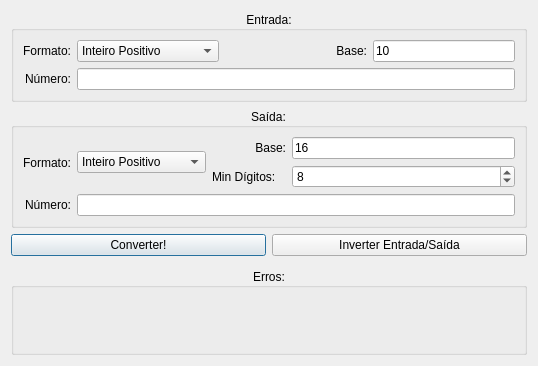
<?xml version="1.0" encoding="UTF-8"?>
<ui version="4.0">
 <class>BaseConversorDialog</class>
 <widget class="QDialog" name="BaseConversorDialog">
  <property name="geometry">
   <rect>
    <x>0</x>
    <y>0</y>
    <width>538</width>
    <height>366</height>
   </rect>
  </property>
  <property name="windowTitle">
   <string>Conversor de Base</string>
  </property>
  <layout class="QGridLayout" name="gridLayout_2">
   <item row="0" column="0">
    <layout class="QVBoxLayout" name="verticalLayout">
     <property name="bottomMargin">
      <number>0</number>
     </property>
     <item>
      <widget class="QGroupBox" name="groupBox_2">
       <property name="title">
        <string>Entrada:</string>
       </property>
       <property name="alignment">
        <set>Qt::AlignCenter</set>
       </property>
       <layout class="QGridLayout" name="gridLayout_5">
        <item row="0" column="0">
         <layout class="QGridLayout" name="gridLayout_4">
          <item row="0" column="3">
           <widget class="QComboBox" name="inputType">
            <property name="enabled">
             <bool>true</bool>
            </property>
            <item>
             <property name="text">
              <string>Inteiro Positivo</string>
             </property>
            </item>
            <item>
             <property name="text">
              <string>Sinal Magnitude</string>
             </property>
            </item>
            <item>
             <property name="text">
              <string>Complemento B-1</string>
             </property>
            </item>
            <item>
             <property name="text">
              <string>Complemento B</string>
             </property>
            </item>
           </widget>
          </item>
          <item row="0" column="5">
           <widget class="QLineEdit" name="lineEditInputBase">
            <property name="sizePolicy">
             <sizepolicy hsizetype="Preferred" vsizetype="Fixed">
              <horstretch>0</horstretch>
              <verstretch>0</verstretch>
             </sizepolicy>
            </property>
            <property name="text">
             <string>10</string>
            </property>
           </widget>
          </item>
          <item row="0" column="4">
           <widget class="QLabel" name="label">
            <property name="text">
             <string>Base:</string>
            </property>
            <property name="alignment">
             <set>Qt::AlignRight|Qt::AlignTrailing|Qt::AlignVCenter</set>
            </property>
           </widget>
          </item>
          <item row="0" column="2">
           <widget class="QLabel" name="baseTypeInput">
            <property name="sizePolicy">
             <sizepolicy hsizetype="Maximum" vsizetype="Preferred">
              <horstretch>0</horstretch>
              <verstretch>0</verstretch>
             </sizepolicy>
            </property>
            <property name="text">
             <string>Formato:</string>
            </property>
            <property name="alignment">
             <set>Qt::AlignRight|Qt::AlignTrailing|Qt::AlignVCenter</set>
            </property>
           </widget>
          </item>
          <item row="2" column="2">
           <widget class="QLabel" name="label_3">
            <property name="sizePolicy">
             <sizepolicy hsizetype="Preferred" vsizetype="Preferred">
              <horstretch>0</horstretch>
              <verstretch>0</verstretch>
             </sizepolicy>
            </property>
            <property name="text">
             <string>Número:</string>
            </property>
            <property name="alignment">
             <set>Qt::AlignRight|Qt::AlignTrailing|Qt::AlignVCenter</set>
            </property>
           </widget>
          </item>
          <item row="2" column="3" colspan="3">
           <widget class="QLineEdit" name="lineEditInputValor"/>
          </item>
         </layout>
        </item>
       </layout>
      </widget>
     </item>
     <item>
      <widget class="QGroupBox" name="groupBox_3">
       <property name="autoFillBackground">
        <bool>false</bool>
       </property>
       <property name="styleSheet">
        <string notr="true"/>
       </property>
       <property name="title">
        <string>Saída:</string>
       </property>
       <property name="alignment">
        <set>Qt::AlignCenter</set>
       </property>
       <property name="flat">
        <bool>false</bool>
       </property>
       <layout class="QGridLayout" name="gridLayout_7">
        <item row="1" column="0">
         <layout class="QGridLayout" name="gridLayout_6">
          <property name="bottomMargin">
           <number>0</number>
          </property>
          <item row="2" column="1" colspan="5">
           <widget class="QLineEdit" name="lineEditOutputValor">
            <property name="readOnly">
             <bool>true</bool>
            </property>
           </widget>
          </item>
          <item row="0" column="2">
           <widget class="QLabel" name="label_2">
            <property name="sizePolicy">
             <sizepolicy hsizetype="Preferred" vsizetype="Preferred">
              <horstretch>0</horstretch>
              <verstretch>0</verstretch>
             </sizepolicy>
            </property>
            <property name="text">
             <string>Base:</string>
            </property>
            <property name="alignment">
             <set>Qt::AlignRight|Qt::AlignTrailing|Qt::AlignVCenter</set>
            </property>
           </widget>
          </item>
          <item row="2" column="0">
           <widget class="QLabel" name="label_4">
            <property name="sizePolicy">
             <sizepolicy hsizetype="Minimum" vsizetype="Preferred">
              <horstretch>0</horstretch>
              <verstretch>0</verstretch>
             </sizepolicy>
            </property>
            <property name="text">
             <string>Número:</string>
            </property>
            <property name="alignment">
             <set>Qt::AlignRight|Qt::AlignTrailing|Qt::AlignVCenter</set>
            </property>
           </widget>
          </item>
          <item row="1" column="2">
           <widget class="QLabel" name="label_5">
            <property name="text">
             <string>Min Dígitos:</string>
            </property>
           </widget>
          </item>
          <item row="0" column="3" colspan="3">
           <widget class="QLineEdit" name="lineEditOutputBase">
            <property name="sizePolicy">
             <sizepolicy hsizetype="Preferred" vsizetype="Fixed">
              <horstretch>0</horstretch>
              <verstretch>0</verstretch>
             </sizepolicy>
            </property>
            <property name="text">
             <string>16</string>
            </property>
           </widget>
          </item>
          <item row="1" column="3" colspan="3">
           <widget class="QSpinBox" name="minDigits">
            <property name="minimum">
             <number>1</number>
            </property>
            <property name="maximum">
             <number>64</number>
            </property>
            <property name="value">
             <number>8</number>
            </property>
           </widget>
          </item>
          <item row="0" column="1" rowspan="2">
           <widget class="QComboBox" name="outputType">
            <item>
             <property name="text">
              <string>Inteiro Positivo</string>
             </property>
            </item>
            <item>
             <property name="text">
              <string>Sinal Magnitude</string>
             </property>
            </item>
            <item>
             <property name="text">
              <string>Complemento B-1</string>
             </property>
            </item>
            <item>
             <property name="text">
              <string>Complemento B</string>
             </property>
            </item>
           </widget>
          </item>
          <item row="0" column="0" rowspan="2">
           <widget class="QLabel" name="baseTypeOutput">
            <property name="sizePolicy">
             <sizepolicy hsizetype="Maximum" vsizetype="Preferred">
              <horstretch>0</horstretch>
              <verstretch>0</verstretch>
             </sizepolicy>
            </property>
            <property name="text">
             <string>Formato:</string>
            </property>
            <property name="alignment">
             <set>Qt::AlignRight|Qt::AlignTrailing|Qt::AlignVCenter</set>
            </property>
           </widget>
          </item>
         </layout>
        </item>
       </layout>
      </widget>
     </item>
     <item>
      <layout class="QHBoxLayout" name="horizontalLayout">
       <property name="bottomMargin">
        <number>6</number>
       </property>
       <item>
        <widget class="QPushButton" name="convertButton">
         <property name="text">
          <string>Converter!</string>
         </property>
        </widget>
       </item>
       <item>
        <widget class="QPushButton" name="invertButton">
         <property name="text">
          <string>Inverter Entrada/Saída</string>
         </property>
        </widget>
       </item>
      </layout>
     </item>
     <item>
      <widget class="QGroupBox" name="groupBox">
       <property name="title">
        <string>Erros:</string>
       </property>
       <property name="alignment">
        <set>Qt::AlignCenter</set>
       </property>
       <layout class="QGridLayout" name="gridLayout">
        <item row="0" column="0">
         <widget class="QLabel" name="labelError">
          <property name="text">
           <string/>
          </property>
         </widget>
        </item>
       </layout>
      </widget>
     </item>
    </layout>
   </item>
  </layout>
 </widget>
 <resources/>
 <connections/>
</ui>
